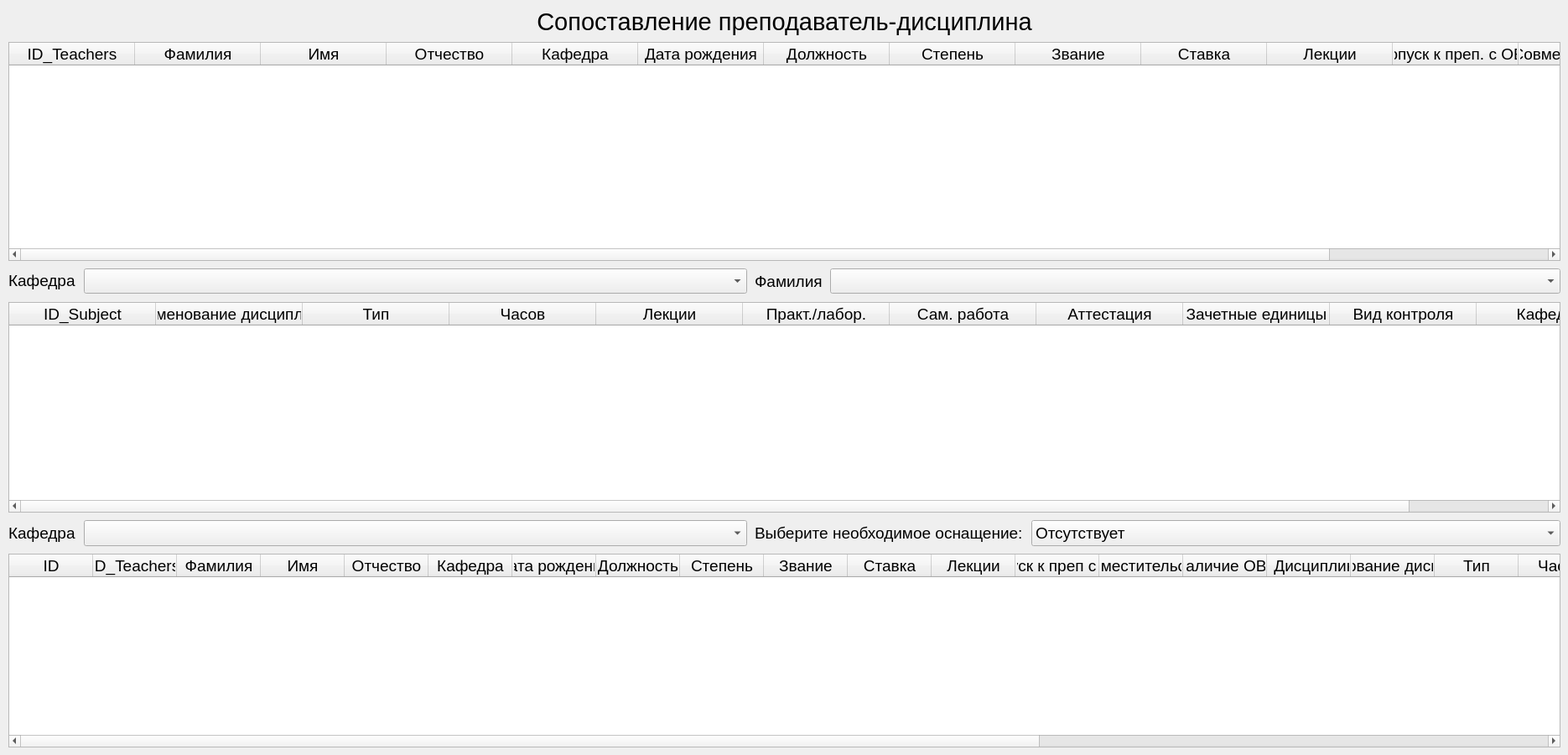
    <widget class="QWidget" name="page_11">
     <widget class="QTableWidget" name="Teachers_subject_table">
      <property name="geometry">
       <rect>
        <x>10</x>
        <y>660</y>
        <width>1851</width>
        <height>231</height>
       </rect>
      </property>
      <property name="font">
       <font>
        <family>Arial</family>
        <pointsize>14</pointsize>
       </font>
      </property>
      <property name="editTriggers">
       <set>QAbstractItemView::NoEditTriggers</set>
      </property>
      <property name="selectionMode">
       <enum>QAbstractItemView::SingleSelection</enum>
      </property>
      <property name="selectionBehavior">
       <enum>QAbstractItemView::SelectRows</enum>
      </property>
      <column>
       <property name="text">
        <string>ID</string>
       </property>
      </column>
      <column>
       <property name="text">
        <string>ID_Teachers</string>
       </property>
      </column>
      <column>
       <property name="text">
        <string>Фамилия</string>
       </property>
      </column>
      <column>
       <property name="text">
        <string>Имя</string>
       </property>
      </column>
      <column>
       <property name="text">
        <string>Отчество</string>
       </property>
      </column>
      <column>
       <property name="text">
        <string>Кафедра</string>
       </property>
      </column>
      <column>
       <property name="text">
        <string>Дата рождения</string>
       </property>
      </column>
      <column>
       <property name="text">
        <string>Должность</string>
       </property>
      </column>
      <column>
       <property name="text">
        <string>Степень</string>
       </property>
      </column>
      <column>
       <property name="text">
        <string>Звание</string>
       </property>
      </column>
      <column>
       <property name="text">
        <string>Ставка</string>
       </property>
      </column>
      <column>
       <property name="text">
        <string>Лекции</string>
       </property>
      </column>
      <column>
       <property name="text">
        <string>Допуск к преп с ОВЗ</string>
       </property>
      </column>
      <column>
       <property name="text">
        <string>Совместительство</string>
       </property>
      </column>
      <column>
       <property name="text">
        <string>Наличие ОВЗ</string>
       </property>
      </column>
      <column>
       <property name="text">
        <string>ID Дисциплина</string>
       </property>
      </column>
      <column>
       <property name="text">
        <string>Наименование дисциплины</string>
       </property>
      </column>
      <column>
       <property name="text">
        <string>Тип</string>
       </property>
      </column>
      <column>
       <property name="text">
        <string>Часов</string>
       </property>
      </column>
      <column>
       <property name="text">
        <string>Лекции</string>
       </property>
      </column>
      <column>
       <property name="text">
        <string>Практ./лабор.</string>
       </property>
      </column>
      <column>
       <property name="text">
        <string>Сам. работа</string>
       </property>
      </column>
      <column>
       <property name="text">
        <string>Аттестация</string>
       </property>
      </column>
      <column>
       <property name="text">
        <string>Зачетные единицы</string>
       </property>
      </column>
      <column>
       <property name="text">
        <string>Вид контроля</string>
       </property>
      </column>
      <column>
       <property name="text">
        <string>Кафедра</string>
       </property>
      </column>
      <column>
       <property name="text">
        <string>Оснащение</string>
       </property>
      </column>
     </widget>
     <widget class="QLabel" name="label_74">
      <property name="geometry">
       <rect>
        <x>30</x>
        <y>0</y>
        <width>1811</width>
        <height>51</height>
       </rect>
      </property>
      <property name="font">
       <font>
        <family>Arial</family>
        <pointsize>22</pointsize>
       </font>
      </property>
      <property name="frameShape">
       <enum>QFrame::NoFrame</enum>
      </property>
      <property name="text">
       <string>Сопоставление преподаватель-дисциплина</string>
      </property>
      <property name="alignment">
       <set>Qt::AlignCenter</set>
      </property>
     </widget>
     <widget class="QComboBox" name="comboBox_depart_2">
      <property name="geometry">
       <rect>
        <x>100</x>
        <y>620</y>
        <width>791</width>
        <height>31</height>
       </rect>
      </property>
      <property name="font">
       <font>
        <family>Arial</family>
        <pointsize>14</pointsize>
       </font>
      </property>
     </widget>
     <widget class="QComboBox" name="comboBox_depart">
      <property name="geometry">
       <rect>
        <x>100</x>
        <y>320</y>
        <width>791</width>
        <height>30</height>
       </rect>
      </property>
      <property name="font">
       <font>
        <family>Arial</family>
        <pointsize>14</pointsize>
       </font>
      </property>
     </widget>
     <widget class="QComboBox" name="comboBox_Name">
      <property name="geometry">
       <rect>
        <x>990</x>
        <y>320</y>
        <width>871</width>
        <height>30</height>
       </rect>
      </property>
      <property name="font">
       <font>
        <family>Arial</family>
        <pointsize>14</pointsize>
       </font>
      </property>
     </widget>
     <widget class="QLabel" name="label_3">
      <property name="geometry">
       <rect>
        <x>10</x>
        <y>319</y>
        <width>91</width>
        <height>31</height>
       </rect>
      </property>
      <property name="font">
       <font>
        <family>Arial</family>
        <pointsize>14</pointsize>
       </font>
      </property>
      <property name="text">
       <string>Кафедра</string>
      </property>
     </widget>
     <widget class="QLabel" name="label_6">
      <property name="geometry">
       <rect>
        <x>900</x>
        <y>320</y>
        <width>81</width>
        <height>31</height>
       </rect>
      </property>
      <property name="font">
       <font>
        <family>Arial</family>
        <pointsize>14</pointsize>
       </font>
      </property>
      <property name="text">
       <string>Фамилия</string>
      </property>
     </widget>
     <widget class="QLabel" name="label_8">
      <property name="geometry">
       <rect>
        <x>10</x>
        <y>615</y>
        <width>91</width>
        <height>41</height>
       </rect>
      </property>
      <property name="font">
       <font>
        <family>Arial</family>
        <pointsize>14</pointsize>
       </font>
      </property>
      <property name="text">
       <string>Кафедра</string>
      </property>
     </widget>
     <widget class="QTableWidget" name="Teachers_Table_2">
      <property name="geometry">
       <rect>
        <x>10</x>
        <y>50</y>
        <width>1851</width>
        <height>261</height>
       </rect>
      </property>
      <property name="font">
       <font>
        <family>Arial</family>
        <pointsize>14</pointsize>
       </font>
      </property>
      <property name="editTriggers">
       <set>QAbstractItemView::NoEditTriggers</set>
      </property>
      <property name="selectionMode">
       <enum>QAbstractItemView::SingleSelection</enum>
      </property>
      <property name="selectionBehavior">
       <enum>QAbstractItemView::SelectRows</enum>
      </property>
      <property name="sortingEnabled">
       <bool>true</bool>
      </property>
      <attribute name="horizontalHeaderCascadingSectionResizes">
       <bool>true</bool>
      </attribute>
      <attribute name="horizontalHeaderDefaultSectionSize">
       <number>150</number>
      </attribute>
      <attribute name="horizontalHeaderShowSortIndicator" stdset="0">
       <bool>true</bool>
      </attribute>
      <attribute name="horizontalHeaderStretchLastSection">
       <bool>true</bool>
      </attribute>
      <column>
       <property name="text">
        <string>ID_Teachers</string>
       </property>
      </column>
      <column>
       <property name="text">
        <string>Фамилия</string>
       </property>
      </column>
      <column>
       <property name="text">
        <string>Имя</string>
       </property>
      </column>
      <column>
       <property name="text">
        <string>Отчество</string>
       </property>
      </column>
      <column>
       <property name="text">
        <string>Кафедра</string>
       </property>
      </column>
      <column>
       <property name="text">
        <string>Дата рождения</string>
       </property>
      </column>
      <column>
       <property name="text">
        <string>Должность</string>
       </property>
      </column>
      <column>
       <property name="text">
        <string>Степень</string>
       </property>
      </column>
      <column>
       <property name="text">
        <string>Звание</string>
       </property>
      </column>
      <column>
       <property name="text">
        <string>Ставка</string>
       </property>
      </column>
      <column>
       <property name="text">
        <string>Лекции</string>
       </property>
      </column>
      <column>
       <property name="text">
        <string>Допуск к преп. с ОВЗ</string>
       </property>
      </column>
      <column>
       <property name="text">
        <string>Совместительство</string>
       </property>
      </column>
      <column>
       <property name="text">
        <string>Наличие ОВЗ</string>
       </property>
      </column>
     </widget>
     <widget class="QComboBox" name="Equipment_for_sopost">
      <property name="geometry">
       <rect>
        <x>1230</x>
        <y>620</y>
        <width>631</width>
        <height>31</height>
       </rect>
      </property>
      <property name="font">
       <font>
        <family>Arial</family>
        <pointsize>14</pointsize>
       </font>
      </property>
      <item>
       <property name="text">
        <string>Отсутствует</string>
       </property>
      </item>
      <item>
       <property name="text">
        <string>Проектор</string>
       </property>
      </item>
      <item>
       <property name="text">
        <string>Дополнительное оснащение</string>
       </property>
      </item>
      <item>
       <property name="text">
        <string>Проектор и дополнительное оснащение</string>
       </property>
      </item>
     </widget>
     <widget class="QLabel" name="label_92">
      <property name="geometry">
       <rect>
        <x>900</x>
        <y>620</y>
        <width>321</width>
        <height>31</height>
       </rect>
      </property>
      <property name="font">
       <font>
        <family>Arial</family>
        <pointsize>14</pointsize>
       </font>
      </property>
      <property name="text">
       <string>Выберите необходимое оснащение:</string>
      </property>
     </widget>
     <widget class="QTableWidget" name="Subject_Table_2">
      <property name="geometry">
       <rect>
        <x>10</x>
        <y>360</y>
        <width>1851</width>
        <height>251</height>
       </rect>
      </property>
      <property name="font">
       <font>
        <family>Arial</family>
        <pointsize>14</pointsize>
       </font>
      </property>
      <property name="editTriggers">
       <set>QAbstractItemView::NoEditTriggers</set>
      </property>
      <property name="selectionMode">
       <enum>QAbstractItemView::SingleSelection</enum>
      </property>
      <property name="selectionBehavior">
       <enum>QAbstractItemView::SelectRows</enum>
      </property>
      <property name="sortingEnabled">
       <bool>true</bool>
      </property>
      <attribute name="horizontalHeaderCascadingSectionResizes">
       <bool>true</bool>
      </attribute>
      <attribute name="horizontalHeaderDefaultSectionSize">
       <number>175</number>
      </attribute>
      <attribute name="horizontalHeaderShowSortIndicator" stdset="0">
       <bool>true</bool>
      </attribute>
      <attribute name="horizontalHeaderStretchLastSection">
       <bool>true</bool>
      </attribute>
      <column>
       <property name="text">
        <string>ID_Subject</string>
       </property>
      </column>
      <column>
       <property name="text">
        <string>Наименование дисциплины</string>
       </property>
      </column>
      <column>
       <property name="text">
        <string>Тип</string>
       </property>
      </column>
      <column>
       <property name="text">
        <string>Часов</string>
       </property>
      </column>
      <column>
       <property name="text">
        <string>Лекции</string>
       </property>
      </column>
      <column>
       <property name="text">
        <string>Практ./лабор.</string>
       </property>
      </column>
      <column>
       <property name="text">
        <string>Сам. работа</string>
       </property>
      </column>
      <column>
       <property name="text">
        <string>Аттестация</string>
       </property>
      </column>
      <column>
       <property name="text">
        <string>Зачетные единицы</string>
       </property>
      </column>
      <column>
       <property name="text">
        <string>Вид контроля</string>
       </property>
      </column>
      <column>
       <property name="text">
        <string>Кафедра</string>
       </property>
      </column>
     </widget>
    </widget>
